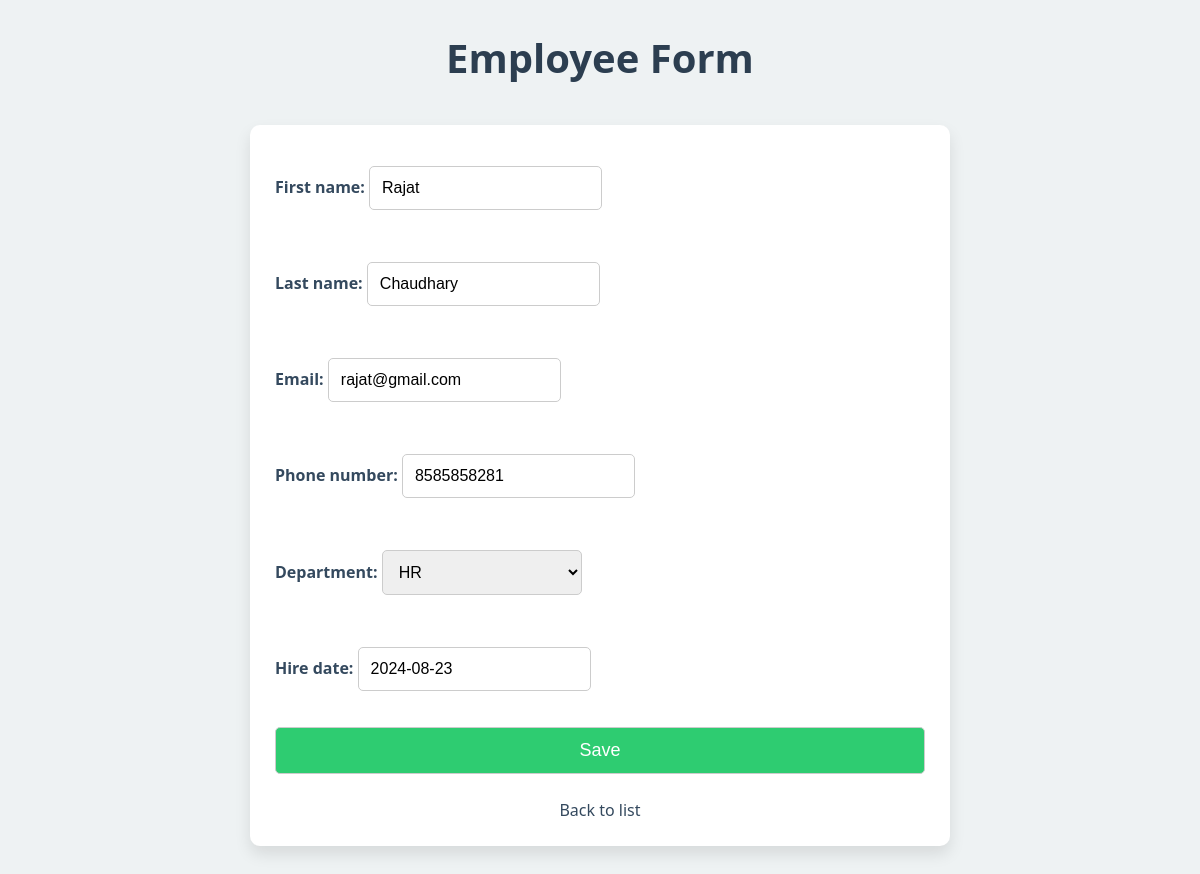
The app's page /employee/4/edit/ with its own data.
### employees/models.py (models this page shows, shortened)
class Employee(models.Model):
    first_name = models.CharField(max_length=100)
    last_name = models.CharField(max_length=100)
    email = models.EmailField()
    phone_number = models.CharField(max_length=15)
    department = models.ForeignKey(Department, on_delete=models.CASCADE)
    hire_date = models.DateField()

### employees/views.py (the view)
# urls.py: path('employee/<int:pk>/edit/', views.employee_edit, name='employee_edit'),
def employee_edit(request, pk):
    employee = get_object_or_404(Employee, pk=pk)
    if request.method == "POST":
        form = EmployeeForm(request.POST, instance=employee)
        if form.is_valid():
            form.save()
            return redirect('employee_list')
    else:
        form = EmployeeForm(instance=employee)
    return render(request, 'employees/employee_form.html', {'form': form})

### employees/forms.py
class EmployeeForm(forms.ModelForm):
    class Meta:
        model = Employee
        fields = ['first_name', 'last_name', 'email', 'phone_number', 'department', 'hire_date']

### employees/models.py (called while the page is built)
    def __str__(self):
        return self.name

### employees/templates/employees/employee_form.html (shortened to what this page needs)
{% load static %}
<!DOCTYPE html>
<html lang="en">
<head>
    <link rel="stylesheet" type="text/css" href="{% static 'styles.css' %}">
</head>
<body>
    <h1>Employee Form</h1>
    <div class="form-container">
        <form method="post">
            {{ form.as_p }}
            <button type="submit">Save</button>
        </form>
        <a class="back-link" href="{% url 'employee_list' %}">Back to list</a>
    </div>
</body>
</html>

### employees/static/styles.css (style rules this page uses)
body { font-family: Arial, sans-serif; margin: 20px; }
h1 { color: #333; }
a { color: #1a73e8; text-decoration: none; }

### employees/templates/employees/employee_form.html (style rules this page uses)
body { font-family: 'Segoe UI', Tahoma, Geneva, Verdana, sans-serif; background-color: #eef2f3; color: #333; margin: 0; padding: 0; }
h1 { text-align: center; color: #2c3e50; margin-top: 30px; font-size: 2.5rem; }
.form-container { max-width: 650px; background-color: #fff; margin: 40px auto; padding: 25px; border-radius: 10px; box-shadow: 0 8px 16px rgba(0, 0, 0, 0.1); transition: transform 0.3s ease-in-out, box-shadow 0.3s ease-in-out; }
form { display: flex; flex-direction: column; gap: 20px; }
label { font-weight: bold; color: #34495E; }
input, select, button { padding: 12px; border: 1px solid #ccc; border-radius: 5px; font-size: 16px; transition: border-color 0.3s ease, background-color 0.3s ease; }
button { background-color: #2ecc71; color: white; cursor: pointer; font-size: 18px; transition: background-color 0.3s ease, box-shadow 0.3s ease; }
.back-link { text-align: center; display: block; margin-top: 25px; color: #34495E; font-size: 16px; text-decoration: none; transition: color 0.3s ease; }

### records on screen
Employee: first_name "Rajat", last_name "Chaudhary", email "rajat@gmail.com", phone_number "8585858281", department "HR", hire_date "2024-08-23"
